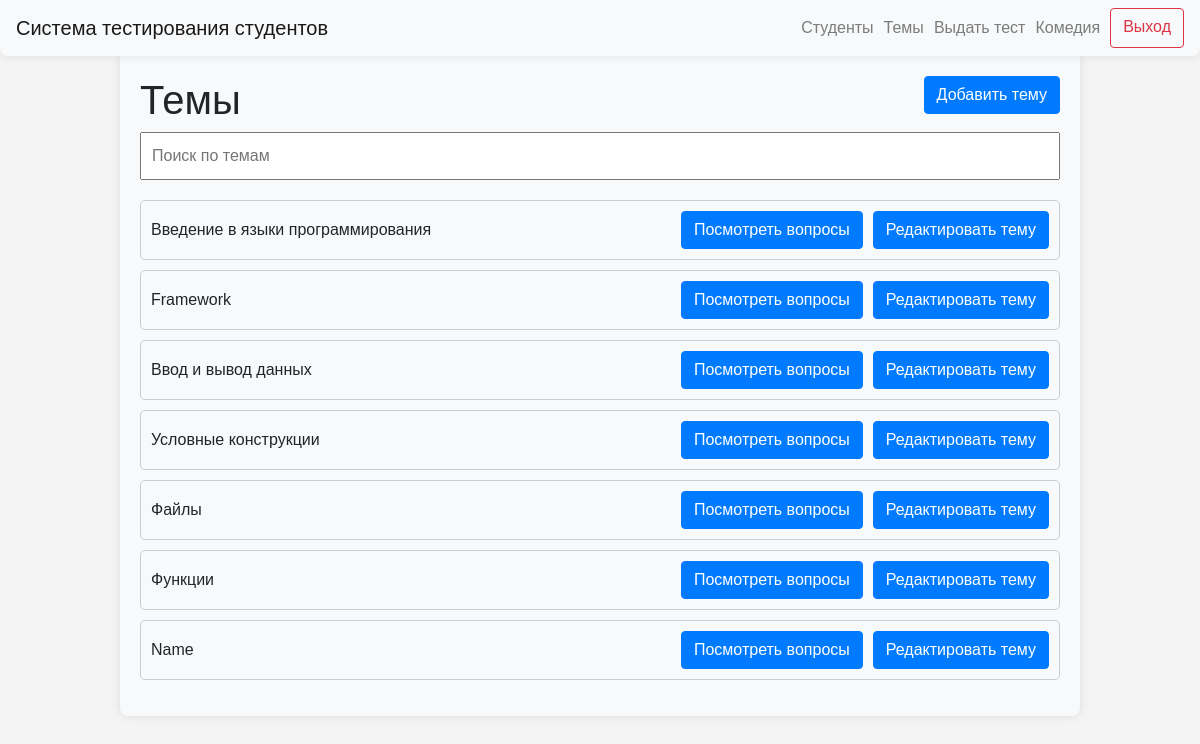
The page /topics (signed in) on the database its author committed.
### data/users.py (models this page shows)
class User(SqlAlchemyBase, UserMixin, SerializerMixin):
    __tablename__ = "users"
    id = sqlalchemy.Column(
        sqlalchemy.Integer,
        primary_key=True,
        autoincrement=True,
    )
    name = sqlalchemy.Column(
        sqlalchemy.String,
        nullable=True,
    )
    group_id = sqlalchemy.Column(
        sqlalchemy.Integer,
        sqlalchemy.ForeignKey(
            "groups.id",
            ondelete="CASCADE",
        ),
        nullable=False,
    )
    date_of_birth = sqlalchemy.Column(
        sqlalchemy.Date,
        nullable=True,
    )
    user_level = sqlalchemy.Column(
        sqlalchemy.String,
        default="student",
    )
    avatar = sqlalchemy.Column(
        sqlalchemy.String,
        nullable=True,
        default="icon.jpg",
    )

### data/topics.py (models this page shows)
class Topic(SqlAlchemyBase, UserMixin, SerializerMixin):
    __tablename__ = "topics"
    id = sqlalchemy.Column(sqlalchemy.Integer,
                           primary_key=True, autoincrement=True)
    name = sqlalchemy.Column(sqlalchemy.String, nullable=True)

### server.py (the view)
@app.route("/topics")
@login_required
def topics():
    if current_user.user_level == "admin":
        db_sess = db_session.create_session()
        topic_list = db_sess.query(Topic).all()
        return render_template("topics.html", topics=topic_list, title="Темы")
    abort(403)

### data/db_session.py (called while the page is built)
def create_session() -> Session:
    global __factory
    return __factory()

### server.py (called while the page is built)
@login_manager.user_loader
def load_user(user_id):
    db_sess = db_session.create_session()
    return db_sess.query(User).get(user_id)

### templates/topics.html (shortened to what this page needs)
{% extends "base.html" %}
{% block content %}
<body>
<h1>Темы<a type="button" class="btn btn-primary" style="float: right;" href="/add_topic">Добавить тему</a></h1>
<input type="text" id="searchInput" onkeyup="searchTests()" placeholder="Поиск по темам">
<ul id="testList">
    {% for topic in topics %}
    <li class="testItem">{{ topic.name }}
        <div class="buttons-container"><a type="button" class="btn btn-primary" href="/questions/{{ topic.id }}">Посмотреть
            вопросы</a><a
                type="button" class="btn btn-primary"
                href="/edit_topic/{{ topic.id }}">Редактировать
            тему</a></div>
    </li>
    {% endfor %}
</ul>
</body>
{% endblock %}

### templates/base.html (shortened to what this page needs)
<!doctype html>
<html lang="en">
<head>
    <link rel="stylesheet"
          href="https://stackpath.bootstrapcdn.com/bootstrap/4.4.1/css/bootstrap.min.css"
>
    <link rel="stylesheet" type="text/css" href="../static/css/style.css">
</head>
<body>
<header>
    <nav class="navbar navbar-light bg-light custom-navbar">
        <a class="navbar-brand" href="/">Система тестирования студентов</a>
        {% if current_user.is_authenticated %}
        <div class="d-flex flex-row-reverse">
            <a class="btn btn-outline-danger spaced-element" style="margin-left: 10px; text-align: center;"
               href="/logout">Выход</a>
            {% if current_user.user_level == 'admin' %}
            <a class="navbar-text" style="margin-left: 10px; text-align: center;">{{ current_user.name }}</a>
            <a class="navbar-text" style="margin-left: 10px; text-align: center;" href="/select_group_for_test">Выдать тест</a>
            <a class="navbar-text" style="margin-left: 10px; text-align: center;" href="/topics">Темы</a>
            <a class="navbar-text" style="margin-left: 10px; text-align: center;" href="/groups">Студенты</a>
            {% else %}
            <a class="navbar-text" style="margin-left: 10px; text-align: center;" href="{{ url_for('personal_cabinet', user_id=current_user.id) }}">{{ current_user.name }}</a>
            {% endif %}
        </div>
        {% endif %}
    </nav>
</header>
<main role="main" class="container">
    {% block content %}
    {% endblock %}
</main>
</body>
</html>

### static/css/style.css (style rules this page uses)
body { font-family: Arial, sans-serif; margin: 0; padding: 0; background-color: #f4f4f4; }
.custom-navbar { margin: 0 auto; background-color: #f8f9fa; border-radius: 0 0 8px 8px; box-shadow: 0 0 10px rgba(0,0,0,0.1); }

### templates/topics.html (style rules this page uses)
body { font-family: Arial, sans-serif; margin: 0; padding: 0; background-color: #f4f4f4; }
.container { width: 80%; margin: 0 auto; padding: 20px; background-color: #f8f9fa; border-radius: 0 0 8px 8px; box-shadow: 0 0 10px rgba(0,0,0,0.1); }
#searchInput { width: 100%; padding: 10px; margin-bottom: 20px; font-size: 16px; }
#testList { list-style-type: none; padding: 0; }
.testItem { border: 1px solid #ccc; border-radius: 5px; padding: 10px; margin-bottom: 10px; }
.testItem { display: flex; justify-content: space-between; align-items: center; border: 1px solid #ccc; border-radius: 5px; padding: 10px; margin-bottom: 10px; }
.testItem a { margin-left: auto; }
.buttons-container { display: flex; gap: 10px; }

### rows shown on the page
User: name "Комедия"
Topic: name "Введение в языки программирования"
Topic: name "Framework"
Topic: name "Ввод и вывод данных"
Topic: name "Условные конструкции"
Topic: name "Файлы"
Topic: name "Функции"
Topic: name "Name"
